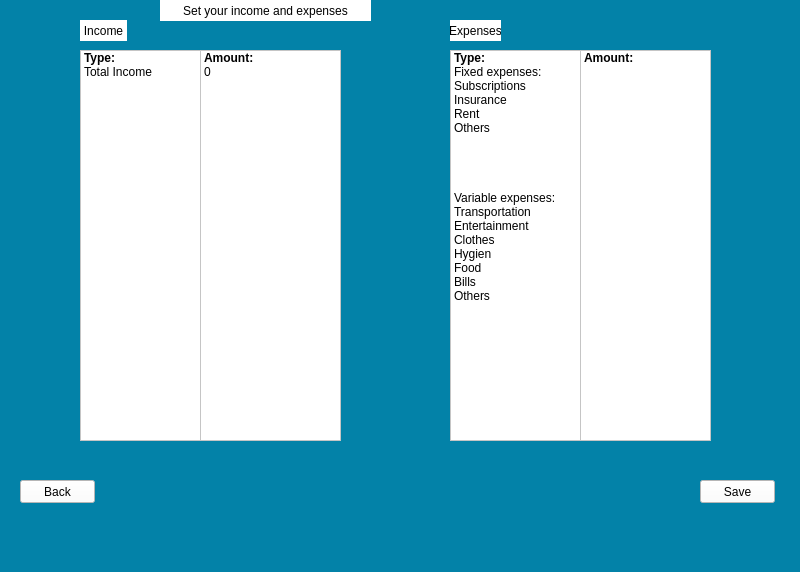
<?xml version="1.0" encoding="UTF-8"?>
<ui version="4.0">
 <class>MainWindow</class>
 <widget class="QMainWindow" name="MainWindow">
  <property name="geometry">
   <rect>
    <x>0</x>
    <y>0</y>
    <width>800</width>
    <height>572</height>
   </rect>
  </property>
  <property name="windowTitle">
   <string>MainWindow</string>
  </property>
  <property name="styleSheet">
   <string notr="true">background-color: rgb(3, 130, 168);</string>
  </property>
  <widget class="QWidget" name="centralwidget">
   <widget class="QLabel" name="label">
    <property name="geometry">
     <rect>
      <x>80</x>
      <y>20</y>
      <width>47</width>
      <height>21</height>
     </rect>
    </property>
    <property name="styleSheet">
     <string notr="true">background-color: rgb(255, 255, 255);</string>
    </property>
    <property name="text">
     <string>Income</string>
    </property>
    <property name="alignment">
     <set>Qt::AlignCenter</set>
    </property>
   </widget>
   <widget class="QLabel" name="label_2">
    <property name="geometry">
     <rect>
      <x>450</x>
      <y>20</y>
      <width>51</width>
      <height>21</height>
     </rect>
    </property>
    <property name="styleSheet">
     <string notr="true">background-color: rgb(255, 255, 255);</string>
    </property>
    <property name="text">
     <string>Expenses</string>
    </property>
    <property name="alignment">
     <set>Qt::AlignCenter</set>
    </property>
   </widget>
   <widget class="QListWidget" name="listOfIncome">
    <property name="geometry">
     <rect>
      <x>80</x>
      <y>50</y>
      <width>121</width>
      <height>391</height>
     </rect>
    </property>
    <property name="styleSheet">
     <string notr="true">background-color: rgb(255, 255, 255);</string>
    </property>
    <item>
     <property name="text">
      <string>Type:</string>
     </property>
     <property name="font">
      <font>
       <weight>75</weight>
       <bold>true</bold>
      </font>
     </property>
    </item>
    <item>
     <property name="text">
      <string>Total Income</string>
     </property>
    </item>
    <item>
     <property name="text">
      <string/>
     </property>
    </item>
   </widget>
   <widget class="QListWidget" name="listOfExpenses">
    <property name="geometry">
     <rect>
      <x>450</x>
      <y>50</y>
      <width>131</width>
      <height>391</height>
     </rect>
    </property>
    <property name="styleSheet">
     <string notr="true">background-color: rgb(255, 255, 255);</string>
    </property>
    <item>
     <property name="text">
      <string>Type:</string>
     </property>
     <property name="font">
      <font>
       <weight>75</weight>
       <bold>true</bold>
      </font>
     </property>
    </item>
    <item>
     <property name="text">
      <string>Fixed expenses:</string>
     </property>
    </item>
    <item>
     <property name="text">
      <string>Subscriptions</string>
     </property>
    </item>
    <item>
     <property name="text">
      <string>Insurance</string>
     </property>
    </item>
    <item>
     <property name="text">
      <string>Rent</string>
     </property>
    </item>
    <item>
     <property name="text">
      <string>Others</string>
     </property>
    </item>
    <item>
     <property name="text">
      <string/>
     </property>
    </item>
    <item>
     <property name="text">
      <string/>
     </property>
    </item>
    <item>
     <property name="text">
      <string/>
     </property>
    </item>
    <item>
     <property name="text">
      <string/>
     </property>
    </item>
    <item>
     <property name="text">
      <string>Variable expenses:</string>
     </property>
    </item>
    <item>
     <property name="text">
      <string>Transportation</string>
     </property>
    </item>
    <item>
     <property name="text">
      <string>Entertainment</string>
     </property>
    </item>
    <item>
     <property name="text">
      <string>Clothes</string>
     </property>
    </item>
    <item>
     <property name="text">
      <string>Hygien</string>
     </property>
    </item>
    <item>
     <property name="text">
      <string>Food</string>
     </property>
    </item>
    <item>
     <property name="text">
      <string>Bills</string>
     </property>
    </item>
    <item>
     <property name="text">
      <string>Others</string>
     </property>
    </item>
   </widget>
   <widget class="QPushButton" name="saveButton">
    <property name="geometry">
     <rect>
      <x>700</x>
      <y>480</y>
      <width>75</width>
      <height>23</height>
     </rect>
    </property>
    <property name="styleSheet">
     <string notr="true">background-color: rgb(255, 255, 255);</string>
    </property>
    <property name="text">
     <string>Save</string>
    </property>
   </widget>
   <widget class="QListWidget" name="listOfIncomeSEK">
    <property name="geometry">
     <rect>
      <x>200</x>
      <y>50</y>
      <width>141</width>
      <height>391</height>
     </rect>
    </property>
    <property name="styleSheet">
     <string notr="true">background-color: rgb(255, 255, 255);</string>
    </property>
    <item>
     <property name="text">
      <string>Amount:</string>
     </property>
     <property name="font">
      <font>
       <weight>75</weight>
       <bold>true</bold>
      </font>
     </property>
    </item>
    <item>
     <property name="text">
      <string>0</string>
     </property>
     <property name="flags">
      <set>ItemIsSelectable|ItemIsEditable|ItemIsDragEnabled|ItemIsUserCheckable|ItemIsEnabled</set>
     </property>
    </item>
    <item>
     <property name="text">
      <string/>
     </property>
    </item>
   </widget>
   <widget class="QListWidget" name="listOfExpensesSEK">
    <property name="geometry">
     <rect>
      <x>580</x>
      <y>50</y>
      <width>131</width>
      <height>391</height>
     </rect>
    </property>
    <property name="styleSheet">
     <string notr="true">background-color: rgb(255, 255, 255);</string>
    </property>
    <item>
     <property name="text">
      <string>Amount:</string>
     </property>
     <property name="font">
      <font>
       <weight>75</weight>
       <bold>true</bold>
      </font>
     </property>
    </item>
    <item>
     <property name="text">
      <string/>
     </property>
    </item>
    <item>
     <property name="text">
      <string/>
     </property>
     <property name="flags">
      <set>ItemIsSelectable|ItemIsEditable|ItemIsDragEnabled|ItemIsUserCheckable|ItemIsEnabled</set>
     </property>
    </item>
    <item>
     <property name="text">
      <string/>
     </property>
     <property name="flags">
      <set>ItemIsSelectable|ItemIsEditable|ItemIsDragEnabled|ItemIsUserCheckable|ItemIsEnabled</set>
     </property>
    </item>
    <item>
     <property name="text">
      <string/>
     </property>
     <property name="flags">
      <set>ItemIsSelectable|ItemIsEditable|ItemIsDragEnabled|ItemIsUserCheckable|ItemIsEnabled</set>
     </property>
    </item>
    <item>
     <property name="text">
      <string/>
     </property>
     <property name="flags">
      <set>ItemIsSelectable|ItemIsEditable|ItemIsDragEnabled|ItemIsUserCheckable|ItemIsEnabled</set>
     </property>
    </item>
    <item>
     <property name="text">
      <string/>
     </property>
    </item>
    <item>
     <property name="text">
      <string/>
     </property>
    </item>
    <item>
     <property name="text">
      <string/>
     </property>
    </item>
    <item>
     <property name="text">
      <string/>
     </property>
    </item>
    <item>
     <property name="text">
      <string/>
     </property>
    </item>
    <item>
     <property name="text">
      <string/>
     </property>
     <property name="flags">
      <set>ItemIsSelectable|ItemIsEditable|ItemIsDragEnabled|ItemIsUserCheckable|ItemIsEnabled</set>
     </property>
    </item>
    <item>
     <property name="text">
      <string/>
     </property>
     <property name="flags">
      <set>ItemIsSelectable|ItemIsEditable|ItemIsDragEnabled|ItemIsUserCheckable|ItemIsEnabled</set>
     </property>
    </item>
    <item>
     <property name="text">
      <string/>
     </property>
     <property name="flags">
      <set>ItemIsSelectable|ItemIsEditable|ItemIsDragEnabled|ItemIsUserCheckable|ItemIsEnabled</set>
     </property>
    </item>
    <item>
     <property name="text">
      <string/>
     </property>
     <property name="flags">
      <set>ItemIsSelectable|ItemIsEditable|ItemIsDragEnabled|ItemIsUserCheckable|ItemIsEnabled</set>
     </property>
    </item>
    <item>
     <property name="text">
      <string/>
     </property>
     <property name="flags">
      <set>ItemIsSelectable|ItemIsEditable|ItemIsDragEnabled|ItemIsUserCheckable|ItemIsEnabled</set>
     </property>
    </item>
    <item>
     <property name="text">
      <string/>
     </property>
     <property name="flags">
      <set>ItemIsSelectable|ItemIsEditable|ItemIsDragEnabled|ItemIsUserCheckable|ItemIsEnabled</set>
     </property>
    </item>
    <item>
     <property name="text">
      <string/>
     </property>
     <property name="flags">
      <set>ItemIsSelectable|ItemIsEditable|ItemIsDragEnabled|ItemIsUserCheckable|ItemIsEnabled</set>
     </property>
    </item>
   </widget>
   <widget class="QPushButton" name="pushButton">
    <property name="geometry">
     <rect>
      <x>20</x>
      <y>480</y>
      <width>75</width>
      <height>23</height>
     </rect>
    </property>
    <property name="styleSheet">
     <string notr="true">background-color: rgb(255, 255, 255);</string>
    </property>
    <property name="text">
     <string>Back</string>
    </property>
   </widget>
   <widget class="QLabel" name="label_3">
    <property name="geometry">
     <rect>
      <x>160</x>
      <y>0</y>
      <width>211</width>
      <height>21</height>
     </rect>
    </property>
    <property name="styleSheet">
     <string notr="true">background-color: rgb(255, 255, 255);</string>
    </property>
    <property name="text">
     <string>Set your income and expenses</string>
    </property>
    <property name="alignment">
     <set>Qt::AlignCenter</set>
    </property>
   </widget>
  </widget>
  <widget class="QMenuBar" name="menubar">
   <property name="geometry">
    <rect>
     <x>0</x>
     <y>0</y>
     <width>800</width>
     <height>21</height>
    </rect>
   </property>
  </widget>
  <widget class="QStatusBar" name="statusbar"/>
 </widget>
 <resources/>
 <connections/>
</ui>
